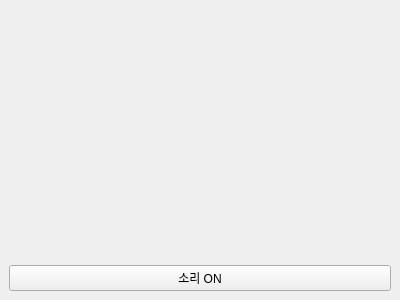
<?xml version="1.0" encoding="UTF-8"?>
<ui version="4.0">
 <class>MainWindow</class>
 <widget class="QMainWindow" name="MainWindow">
  <property name="geometry">
   <rect>
    <x>0</x>
    <y>0</y>
    <width>400</width>
    <height>300</height>
   </rect>
  </property>
  <property name="windowTitle">
   <string>키보드 소리 재생</string>
  </property>
  <widget class="QWidget" name="centralwidget">
   <layout class="QVBoxLayout" name="verticalLayout">
    <item>
     <widget class="QLabel" name="penguinImage">
      <property name="alignment">
       <set>Qt::AlignCenter</set>
      </property>
      <property name="pixmap">
       <pixmap resource="PENG.JPG"/>
      </property>
     </widget>
    </item>
    <item>
     <widget class="QPushButton" name="soundButton">
      <property name="text">
       <string>소리 ON</string>
      </property>
     </widget>
    </item>
   </layout>
  </widget>
 </widget>
 <resources>
  <file alias="PENG.JPG">resources/PENG.JPG</file>
 </resources>
</ui>
